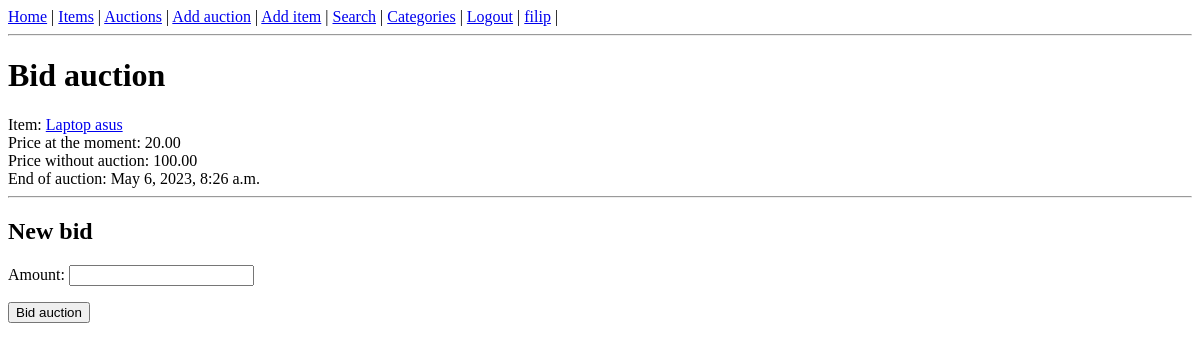
/bid-auction/1 (signed in), run on an earlier commit of the app's database.
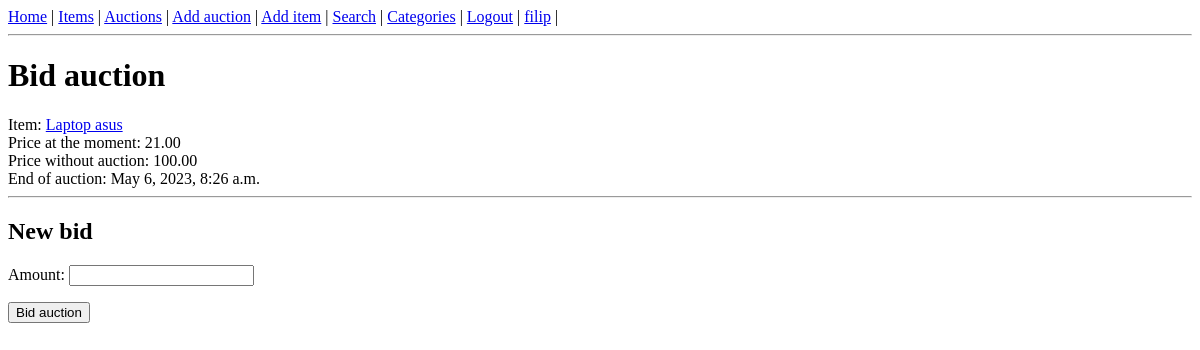
And on a later commit of the database.
### auctions/models.py (models this page shows, shortened)
class Auction(models.Model):
    name = models.CharField(max_length=255)
    item = models.ForeignKey(Item, on_delete=models.CASCADE)
    min_price = models.DecimalField(max_digits=10, decimal_places=2)
    buy_now_price = models.DecimalField(max_digits=10, decimal_places=2, null=True, blank=True)
    end_date = models.DateTimeField()
    seller = models.ForeignKey(User, on_delete=models.CASCADE, related_name='seller')
    buyer = models.ForeignKey(User, on_delete=models.CASCADE, blank=True, related_name='buyer', null=True)

class Item(models.Model):
    name = models.CharField(max_length=64)
    description = models.TextField()
    image = models.ImageField(null=True, blank=True, upload_to='images/')
    category = models.ForeignKey(Category, on_delete=models.CASCADE)

### auctions/views.py (the view, shortened to what this page needs)
# urls.py: path('bid-auction/<int:pk>', auctions.BidAuction.as_view()),
class BidAuction(LoginRequiredMixin, View):
    form = BidForm()
    context = {}
    template_name = 'auctions/bid_form.html'
    login_url = '/login'
    def get(self, request, *args, **kwargs):
        pk = kwargs['pk']
        auction = Auction.objects.get(id=pk)
        self.context['auction'] = auction
        self.context['form'] = self.form
        return render(request, self.template_name, self.context)

### auctions/forms.py
class BidForm(forms.ModelForm):
    class Meta:
        model = Bid
        fields = ['amount']

### auctions/templates/auctions/bid_form.html (shortened to what this page needs)
{% extends 'auctions/base_template.html' %}
{% block content %}
<h1>Bid auction</h1>
Item: <a href="/items/{{ auction.item.id }}">{{ auction.item.name }}</a> <br>
Price at the moment: {{ auction.min_price }} <br>
{% if auction.buy_now_price %}
Price without auction: {{ auction.buy_now_price }} <br>
{% endif %}
End of auction: {{ auction.end_date }}<br>
<hr>
<h2>New bid</h2>
<form action="" method="POST">
  {{ form.as_p }}
  <input type="submit" value="Bid auction">
</form>
{% endblock %}

What changed in the data, as far as the page shows it:
changed Auction "Laptop asus": min_price "20.00" → "21.00"
